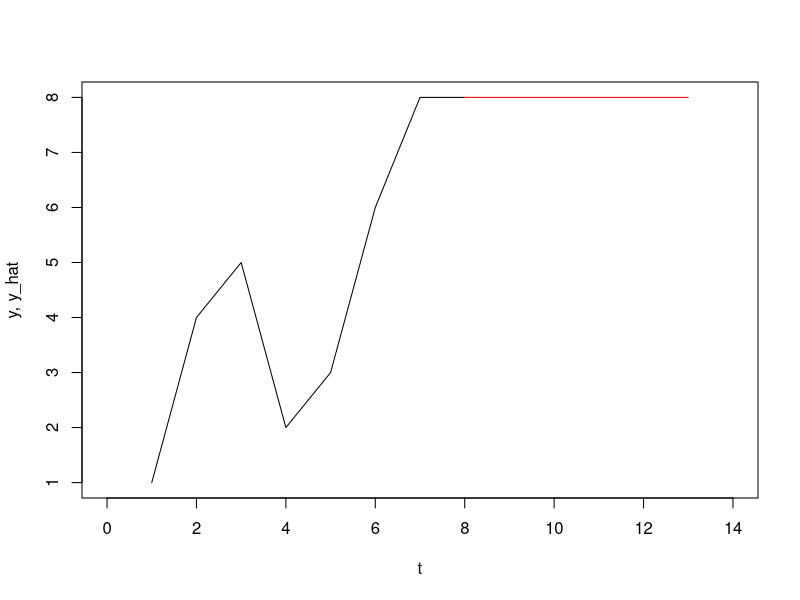
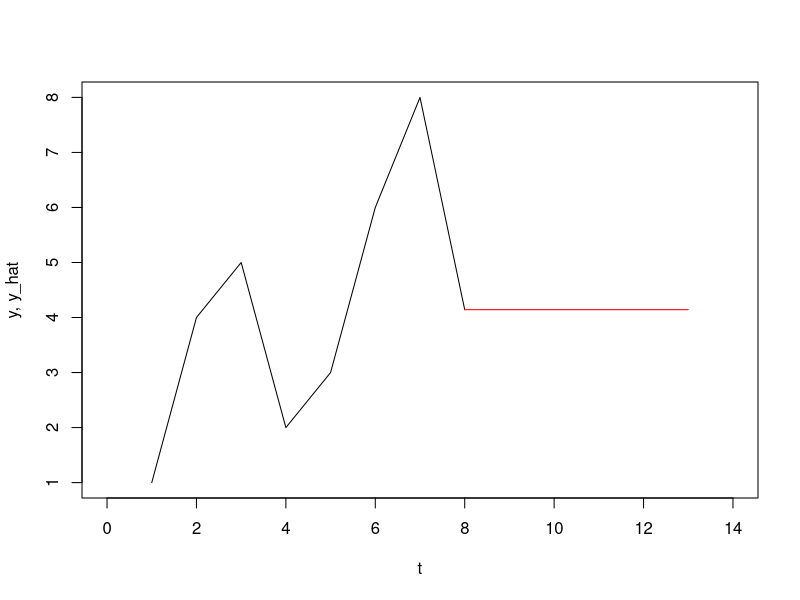
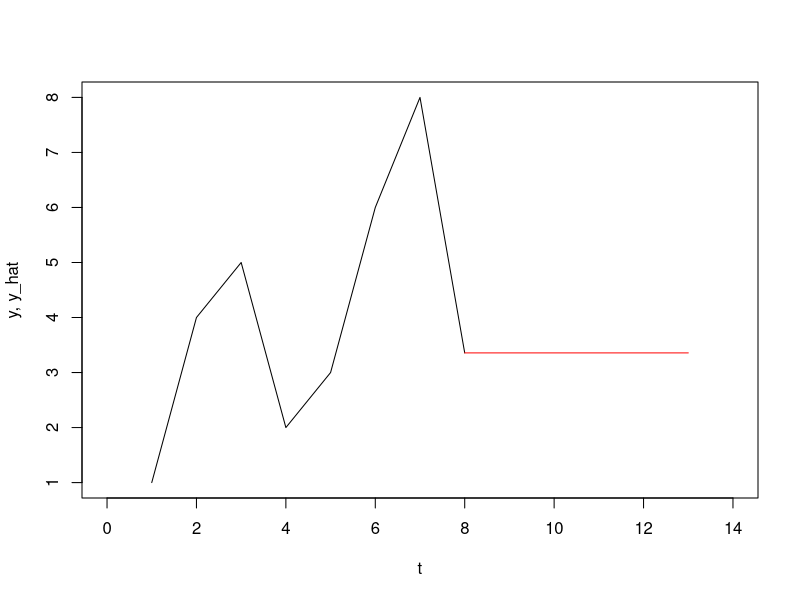
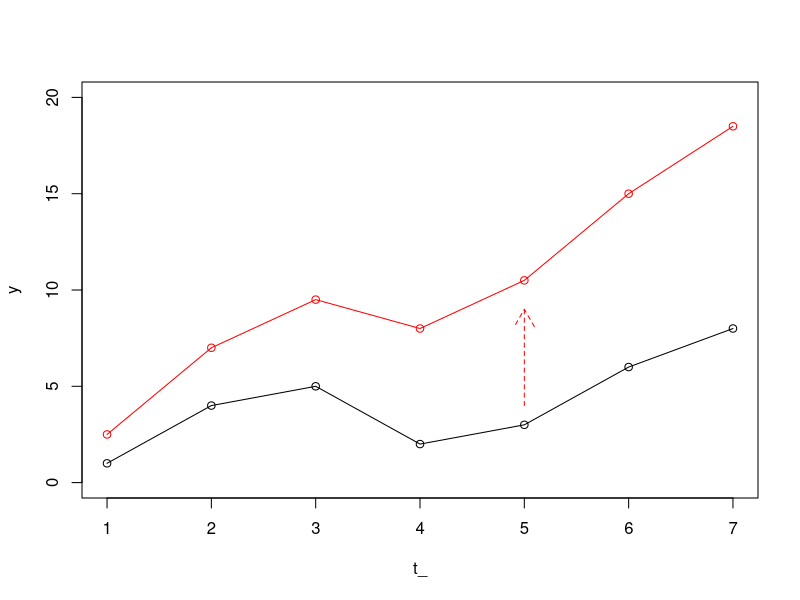

Write the R code that produced these figures, in order.
## ---- chunk 1
knitr::opts_chunk$set()

# Helper to plot dummy time series models for illustration purposes
# x: Numeric vector
# x_hat: Numeric vector of forecast values
# ...: Commands to pass to plot
plot_forecast <- function(y, y_hat, ...) {
    n_y <- length(y)
    n_yhat <- length(y_hat)
    plot(1:(n_y+1), c(y, y_hat[1]), type='l', xlim=c(0, n_y+n_yhat), ylab='y, y_hat', xlab='t', ...)
    lines((n_y+1):(n_y+n_yhat-1), y_hat[2:n_yhat], type='l', col='red')
}
## ---- chunk 2
forecast_naive <- function(y, h) {
    n <- length(y)
    y_hat <- rep(y[n], h)
    return( y_hat )
}
## ---- chunk 3
y <- c(1, 4, 5, 2, 3, 6, 8)
y_hat <- forecast_naive(y, h=7)

plot_forecast(y, y_hat)
## ---- chunk 4
forecast_avg <- function(y, h) {
    y_hat <- rep(mean(y), h)
    return( y_hat )
}
## ---- chunk 5
y_hat <- forecast_avg(y, h=7)
plot_forecast(y, y_hat)
## ---- chunk 6
forecast_simple <- function(y, h, alpha=0.1) {
    n <- length(y)
    l_0 <- mean(y)
    
    l <- c()
    for (i in 1:(n+1)) {
        if (i == 1) {
            l_i <- alpha * y[i] + (1 - alpha) * l_0
        } else {
            l_i <- alpha * y[i] + (1 - alpha) * l[i-1]
        }
        l <- append(l_i, l)
    }
    
    y_hat <- l[n+1]
    return( rep(y_hat, h) )
}
## ---- chunk 7
y_hat <- forecast_simple(y, h=7, alpha=0.25)
plot_forecast(y, y_hat)
## ---- chunk 8
beta_0 <- 0
beta_1 <- 1.5
t_ <- 1:7
( y_1 <- beta_0 + y + beta_1*t_ )
## ---- chunk 9
plot(t_, y, type='o', ylim=c(0, 20))
lines(t_, y_1, type='o', col='red')
arrows(x0=5, y0=4, x1 = 5, y1 = 9, length = 0.2, angle = 30, col='red', lty=2)
